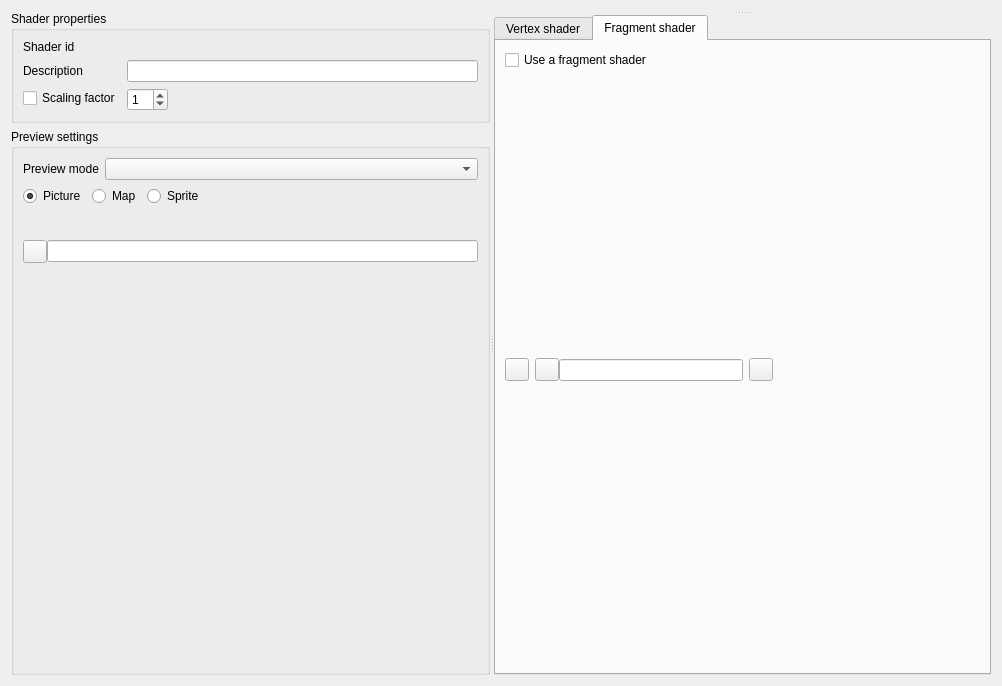
<?xml version="1.0" encoding="UTF-8"?>
<ui version="4.0">
 <class>SolarusEditor::ShaderEditor</class>
 <widget class="QWidget" name="SolarusEditor::ShaderEditor">
  <property name="geometry">
   <rect>
    <x>0</x>
    <y>0</y>
    <width>1002</width>
    <height>686</height>
   </rect>
  </property>
  <layout class="QVBoxLayout" name="verticalLayout_6">
   <item>
    <widget class="QSplitter" name="main_splitter">
     <property name="orientation">
      <enum>Qt::Horizontal</enum>
     </property>
     <widget class="QWidget" name="layoutWidget">
      <layout class="QVBoxLayout" name="vertical_layout">
       <item>
        <widget class="QGroupBox" name="shader_properties_group_box">
         <property name="title">
          <string>Shader properties</string>
         </property>
         <layout class="QFormLayout" name="formLayout">
          <property name="fieldGrowthPolicy">
           <enum>QFormLayout::ExpandingFieldsGrow</enum>
          </property>
          <item row="0" column="0">
           <widget class="QLabel" name="shader_id_label">
            <property name="toolTip">
             <string/>
            </property>
            <property name="text">
             <string>Shader id</string>
            </property>
           </widget>
          </item>
          <item row="0" column="1">
           <widget class="QLabel" name="shader_id_field">
            <property name="toolTip">
             <string>Filename of the tileset (without extension)</string>
            </property>
            <property name="text">
             <string/>
            </property>
            <property name="textInteractionFlags">
             <set>Qt::LinksAccessibleByMouse|Qt::TextSelectableByMouse</set>
            </property>
           </widget>
          </item>
          <item row="1" column="0">
           <widget class="QLabel" name="description_label">
            <property name="toolTip">
             <string/>
            </property>
            <property name="text">
             <string>Description</string>
            </property>
           </widget>
          </item>
          <item row="1" column="1">
           <widget class="QLineEdit" name="description_field">
            <property name="sizePolicy">
             <sizepolicy hsizetype="Expanding" vsizetype="Fixed">
              <horstretch>0</horstretch>
              <verstretch>0</verstretch>
             </sizepolicy>
            </property>
            <property name="toolTip">
             <string>User-friendly description to show in the editor</string>
            </property>
           </widget>
          </item>
          <item row="2" column="0">
           <widget class="QCheckBox" name="scaling_factor_check_box">
            <property name="text">
             <string>Scaling factor</string>
            </property>
           </widget>
          </item>
          <item row="2" column="1">
           <widget class="QSpinBox" name="scaling_factor_field">
            <property name="value">
             <number>1</number>
            </property>
           </widget>
          </item>
         </layout>
        </widget>
       </item>
       <item>
        <widget class="QGroupBox" name="preview_settings_group_box">
         <property name="sizePolicy">
          <sizepolicy hsizetype="Preferred" vsizetype="Minimum">
           <horstretch>0</horstretch>
           <verstretch>0</verstretch>
          </sizepolicy>
         </property>
         <property name="title">
          <string>Preview settings</string>
         </property>
         <property name="alignment">
          <set>Qt::AlignLeading|Qt::AlignLeft|Qt::AlignTop</set>
         </property>
         <layout class="QVBoxLayout" name="verticalLayout_4">
          <item>
           <layout class="QFormLayout" name="preview_mode_layout">
            <property name="fieldGrowthPolicy">
             <enum>QFormLayout::ExpandingFieldsGrow</enum>
            </property>
            <item row="0" column="0">
             <widget class="QLabel" name="preview_mode_label">
              <property name="text">
               <string>Preview mode</string>
              </property>
             </widget>
            </item>
            <item row="0" column="1">
             <widget class="SolarusEditor::EnumSelector&lt;SolarusEditor::ShaderPreviewMode&gt;" name="preview_mode_selector">
              <property name="sizePolicy">
               <sizepolicy hsizetype="Expanding" vsizetype="Fixed">
                <horstretch>0</horstretch>
                <verstretch>0</verstretch>
               </sizepolicy>
              </property>
             </widget>
            </item>
           </layout>
          </item>
          <item>
           <layout class="QHBoxLayout" name="preview_type_layout">
            <item>
             <widget class="QRadioButton" name="preview_picture_radio">
              <property name="text">
               <string>Picture</string>
              </property>
              <property name="icon">
               <iconset resource="../../resources/images.qrc">
                <normaloff>:/images/icon_image.png</normaloff>:/images/icon_image.png</iconset>
              </property>
              <property name="checked">
               <bool>true</bool>
              </property>
             </widget>
            </item>
            <item>
             <widget class="QRadioButton" name="preview_map_radio">
              <property name="text">
               <string>Map</string>
              </property>
              <property name="icon">
               <iconset resource="../../resources/images.qrc">
                <normaloff>:/images/icon_resource_map.png</normaloff>:/images/icon_resource_map.png</iconset>
              </property>
             </widget>
            </item>
            <item>
             <widget class="QRadioButton" name="preview_sprite_radio">
              <property name="text">
               <string>Sprite</string>
              </property>
              <property name="icon">
               <iconset resource="../../resources/images.qrc">
                <normaloff>:/images/icon_resource_sprite.png</normaloff>:/images/icon_resource_sprite.png</iconset>
              </property>
             </widget>
            </item>
            <item>
             <spacer name="horizontal_spacer">
              <property name="orientation">
               <enum>Qt::Horizontal</enum>
              </property>
              <property name="sizeHint" stdset="0">
               <size>
                <width>40</width>
                <height>20</height>
               </size>
              </property>
             </spacer>
            </item>
           </layout>
          </item>
          <item>
           <widget class="QStackedWidget" name="preview_file_widget">
            <property name="sizePolicy">
             <sizepolicy hsizetype="Expanding" vsizetype="Fixed">
              <horstretch>0</horstretch>
              <verstretch>0</verstretch>
             </sizepolicy>
            </property>
            <property name="currentIndex">
             <number>0</number>
            </property>
            <widget class="QWidget" name="preview_picture_page">
             <property name="sizePolicy">
              <sizepolicy hsizetype="Expanding" vsizetype="Minimum">
               <horstretch>0</horstretch>
               <verstretch>0</verstretch>
              </sizepolicy>
             </property>
             <layout class="QVBoxLayout" name="verticalLayout_8">
              <property name="leftMargin">
               <number>0</number>
              </property>
              <property name="topMargin">
               <number>0</number>
              </property>
              <property name="rightMargin">
               <number>0</number>
              </property>
              <property name="bottomMargin">
               <number>0</number>
              </property>
              <item>
               <layout class="QHBoxLayout" name="preview_picture_field_layout">
                <property name="spacing">
                 <number>0</number>
                </property>
                <item>
                 <widget class="QToolButton" name="preview_picture_browse_button">
                  <property name="toolTip">
                   <string>Edit vertex shader file</string>
                  </property>
                  <property name="text">
                   <string/>
                  </property>
                  <property name="icon">
                   <iconset resource="../../resources/images.qrc">
                    <normaloff>:/images/icon_open.png</normaloff>:/images/icon_open.png</iconset>
                  </property>
                 </widget>
                </item>
                <item>
                 <widget class="QLineEdit" name="preview_picture_field">
                  <property name="readOnly">
                   <bool>true</bool>
                  </property>
                 </widget>
                </item>
               </layout>
              </item>
             </layout>
            </widget>
            <widget class="QWidget" name="preview_map_page">
             <property name="sizePolicy">
              <sizepolicy hsizetype="Expanding" vsizetype="Minimum">
               <horstretch>0</horstretch>
               <verstretch>0</verstretch>
              </sizepolicy>
             </property>
             <layout class="QVBoxLayout" name="verticalLayout_9">
              <property name="leftMargin">
               <number>0</number>
              </property>
              <property name="topMargin">
               <number>0</number>
              </property>
              <property name="rightMargin">
               <number>0</number>
              </property>
              <property name="bottomMargin">
               <number>0</number>
              </property>
              <item>
               <widget class="SolarusEditor::ResourceSelector" name="preview_map_field">
                <property name="sizePolicy">
                 <sizepolicy hsizetype="Expanding" vsizetype="Fixed">
                  <horstretch>0</horstretch>
                  <verstretch>0</verstretch>
                 </sizepolicy>
                </property>
               </widget>
              </item>
             </layout>
            </widget>
            <widget class="QWidget" name="preview_sprite_page">
             <property name="sizePolicy">
              <sizepolicy hsizetype="Expanding" vsizetype="Minimum">
               <horstretch>0</horstretch>
               <verstretch>0</verstretch>
              </sizepolicy>
             </property>
             <layout class="QVBoxLayout" name="verticalLayout_7">
              <property name="leftMargin">
               <number>0</number>
              </property>
              <property name="topMargin">
               <number>0</number>
              </property>
              <property name="rightMargin">
               <number>0</number>
              </property>
              <property name="bottomMargin">
               <number>0</number>
              </property>
              <item>
               <widget class="SolarusEditor::ResourceSelector" name="preview_sprite_field">
                <property name="sizePolicy">
                 <sizepolicy hsizetype="Expanding" vsizetype="Fixed">
                  <horstretch>0</horstretch>
                  <verstretch>0</verstretch>
                 </sizepolicy>
                </property>
               </widget>
              </item>
              <item>
               <layout class="QFormLayout" name="preview_sprite_details_layout">
                <property name="fieldGrowthPolicy">
                 <enum>QFormLayout::ExpandingFieldsGrow</enum>
                </property>
                <property name="labelAlignment">
                 <set>Qt::AlignLeading|Qt::AlignLeft|Qt::AlignTop</set>
                </property>
                <item row="0" column="0">
                 <widget class="QLabel" name="preview_sprite_animation_label">
                  <property name="text">
                   <string>Animation</string>
                  </property>
                 </widget>
                </item>
                <item row="0" column="1">
                 <widget class="QComboBox" name="preview_sprite_animation_field">
                  <property name="sizePolicy">
                   <sizepolicy hsizetype="Expanding" vsizetype="Fixed">
                    <horstretch>0</horstretch>
                    <verstretch>0</verstretch>
                   </sizepolicy>
                  </property>
                 </widget>
                </item>
                <item row="1" column="0">
                 <widget class="QLabel" name="preview_sprite_direction_label">
                  <property name="text">
                   <string>Direction</string>
                  </property>
                 </widget>
                </item>
                <item row="1" column="1">
                 <widget class="QSpinBox" name="preview_sprite_direction_field">
                  <property name="sizePolicy">
                   <sizepolicy hsizetype="Preferred" vsizetype="Fixed">
                    <horstretch>0</horstretch>
                    <verstretch>0</verstretch>
                   </sizepolicy>
                  </property>
                 </widget>
                </item>
               </layout>
              </item>
             </layout>
            </widget>
           </widget>
          </item>
          <item>
           <spacer name="verticalSpacer">
            <property name="orientation">
             <enum>Qt::Vertical</enum>
            </property>
            <property name="sizeHint" stdset="0">
             <size>
              <width>20</width>
              <height>40</height>
             </size>
            </property>
           </spacer>
          </item>
         </layout>
        </widget>
       </item>
      </layout>
     </widget>
     <widget class="QSplitter" name="right_splitter">
      <property name="orientation">
       <enum>Qt::Vertical</enum>
      </property>
      <widget class="SolarusEditor::ShaderPreviewer" name="preview_widget" native="true">
       <property name="sizePolicy">
        <sizepolicy hsizetype="Expanding" vsizetype="Expanding">
         <horstretch>0</horstretch>
         <verstretch>0</verstretch>
        </sizepolicy>
       </property>
       <layout class="QVBoxLayout" name="verticalLayout"/>
      </widget>
      <widget class="QTabWidget" name="shader_files_tab_widget">
       <property name="currentIndex">
        <number>1</number>
       </property>
       <widget class="QWidget" name="vertex_shader_page">
        <attribute name="title">
         <string>Vertex shader</string>
        </attribute>
        <layout class="QVBoxLayout" name="verticalLayout_3">
         <item>
          <widget class="QCheckBox" name="vertex_file_check_box">
           <property name="text">
            <string>Use a vertex shader</string>
           </property>
          </widget>
         </item>
         <item>
          <widget class="QWidget" name="vertex_file_toolbar" native="true">
           <layout class="QHBoxLayout" name="vertex_file_layout">
            <property name="leftMargin">
             <number>0</number>
            </property>
            <property name="topMargin">
             <number>0</number>
            </property>
            <property name="rightMargin">
             <number>0</number>
            </property>
            <property name="bottomMargin">
             <number>0</number>
            </property>
            <item>
             <widget class="QToolButton" name="vertex_file_new_button">
              <property name="icon">
               <iconset resource="../../resources/images.qrc">
                <normaloff>:/images/icon_file.png</normaloff>:/images/icon_file.png</iconset>
              </property>
             </widget>
            </item>
            <item>
             <layout class="QHBoxLayout" name="vertex_file_open_layout">
              <property name="spacing">
               <number>0</number>
              </property>
              <item>
               <widget class="QToolButton" name="vertex_file_browse_button">
                <property name="toolTip">
                 <string>Edit vertex shader file</string>
                </property>
                <property name="icon">
                 <iconset resource="../../resources/images.qrc">
                  <normaloff>:/images/icon_open.png</normaloff>:/images/icon_open.png</iconset>
                </property>
               </widget>
              </item>
              <item>
               <widget class="QLineEdit" name="vertex_file_field">
                <property name="readOnly">
                 <bool>true</bool>
                </property>
               </widget>
              </item>
             </layout>
            </item>
            <item>
             <widget class="QToolButton" name="vertex_file_save_button">
              <property name="icon">
               <iconset resource="../../resources/images.qrc">
                <normaloff>:/images/icon_save.png</normaloff>:/images/icon_save.png</iconset>
              </property>
             </widget>
            </item>
            <item>
             <spacer name="horizontal_spacer_3">
              <property name="orientation">
               <enum>Qt::Horizontal</enum>
              </property>
              <property name="sizeHint" stdset="0">
               <size>
                <width>40</width>
                <height>20</height>
               </size>
              </property>
             </spacer>
            </item>
           </layout>
          </widget>
         </item>
        </layout>
       </widget>
       <widget class="QWidget" name="fragment_shader_page">
        <attribute name="title">
         <string>Fragment shader</string>
        </attribute>
        <layout class="QVBoxLayout" name="verticalLayout_2">
         <item>
          <widget class="QCheckBox" name="fragment_file_check_box">
           <property name="text">
            <string>Use a fragment shader</string>
           </property>
          </widget>
         </item>
         <item>
          <widget class="QWidget" name="fragment_file_toolbar" native="true">
           <layout class="QHBoxLayout" name="fragment_file_layout">
            <property name="leftMargin">
             <number>0</number>
            </property>
            <property name="topMargin">
             <number>0</number>
            </property>
            <property name="rightMargin">
             <number>0</number>
            </property>
            <property name="bottomMargin">
             <number>0</number>
            </property>
            <item>
             <widget class="QToolButton" name="fragment_file_new_button">
              <property name="icon">
               <iconset resource="../../resources/images.qrc">
                <normaloff>:/images/icon_file.png</normaloff>:/images/icon_file.png</iconset>
              </property>
             </widget>
            </item>
            <item>
             <layout class="QHBoxLayout" name="fragment_file_open_layout">
              <property name="spacing">
               <number>0</number>
              </property>
              <item>
               <widget class="QToolButton" name="fragment_file_browse_button">
                <property name="toolTip">
                 <string>Edit fragment shader file</string>
                </property>
                <property name="icon">
                 <iconset resource="../../resources/images.qrc">
                  <normaloff>:/images/icon_open.png</normaloff>:/images/icon_open.png</iconset>
                </property>
               </widget>
              </item>
              <item>
               <widget class="QLineEdit" name="fragment_file_field">
                <property name="readOnly">
                 <bool>true</bool>
                </property>
               </widget>
              </item>
             </layout>
            </item>
            <item>
             <widget class="QToolButton" name="fragment_file_save_button">
              <property name="icon">
               <iconset resource="../../resources/images.qrc">
                <normaloff>:/images/icon_save.png</normaloff>:/images/icon_save.png</iconset>
              </property>
             </widget>
            </item>
            <item>
             <spacer name="horizontal_spacer_2">
              <property name="orientation">
               <enum>Qt::Horizontal</enum>
              </property>
              <property name="sizeHint" stdset="0">
               <size>
                <width>40</width>
                <height>20</height>
               </size>
              </property>
             </spacer>
            </item>
           </layout>
          </widget>
         </item>
        </layout>
       </widget>
      </widget>
     </widget>
    </widget>
   </item>
  </layout>
 </widget>
 <customwidgets>
  <customwidget>
   <class>SolarusEditor::ResourceSelector</class>
   <extends>QComboBox</extends>
   <header>include/widgets/resource_selector.h</header>
  </customwidget>
  <customwidget>
   <class>SolarusEditor::EnumSelector&lt;SolarusEditor::ShaderPreviewMode&gt;</class>
   <extends>QComboBox</extends>
   <header>include/shader_preview_mode_traits.h</header>
  </customwidget>
  <customwidget>
   <class>SolarusEditor::ShaderPreviewer</class>
   <extends>QWidget</extends>
   <header>include/widgets/shader_previewer.h</header>
   <container>1</container>
  </customwidget>
 </customwidgets>
 <resources>
  <include location="../../resources/images.qrc"/>
  <include location="../../resources/images.qrc"/>
 </resources>
 <connections/>
</ui>
